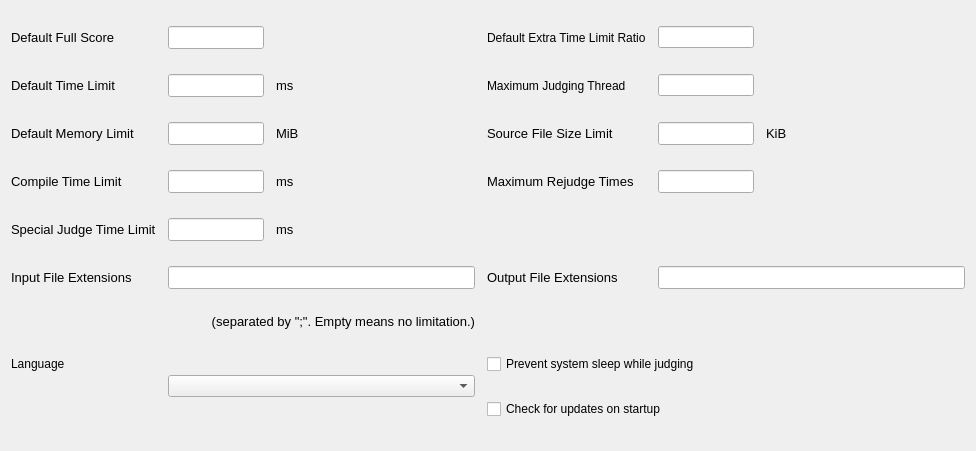
<?xml version="1.0" encoding="UTF-8"?>
<ui version="4.0">
 <class>GeneralSettings</class>
 <widget class="QWidget" name="GeneralSettings">
  <property name="geometry">
   <rect>
    <x>0</x>
    <y>0</y>
    <width>976</width>
    <height>451</height>
   </rect>
  </property>
  <property name="sizePolicy">
   <sizepolicy hsizetype="Preferred" vsizetype="Minimum">
    <horstretch>0</horstretch>
    <verstretch>0</verstretch>
   </sizepolicy>
  </property>
  <property name="minimumSize">
   <size>
    <width>325</width>
    <height>325</height>
   </size>
  </property>
  <property name="windowTitle">
   <string>Form</string>
  </property>
  <layout class="QGridLayout" name="gridLayout">
   <property name="horizontalSpacing">
    <number>12</number>
   </property>
   <property name="verticalSpacing">
    <number>10</number>
   </property>
   <item row="10" column="2" colspan="2">
    <widget class="QCheckBox" name="preventSleepWhileJudging">
     <property name="text">
      <string>Prevent system sleep while judging</string>
     </property>
    </widget>
   </item>
   <item row="11" column="2" colspan="2">
    <widget class="QCheckBox" name="checkUpdatesOnStartup">
     <property name="text">
      <string>Check for updates on startup</string>
     </property>
    </widget>
   </item>
   <item row="7" column="0">
    <widget class="QLabel" name="label_10">
     <property name="sizePolicy">
      <sizepolicy hsizetype="Fixed" vsizetype="Fixed">
       <horstretch>0</horstretch>
       <verstretch>0</verstretch>
      </sizepolicy>
     </property>
     <property name="font">
      <font>
       <pointsize>10</pointsize>
       <weight>50</weight>
       <bold>false</bold>
      </font>
     </property>
     <property name="text">
      <string>Input File Extensions</string>
     </property>
    </widget>
   </item>
   <item row="9" column="0" colspan="2">
    <widget class="QLabel" name="label_11">
     <property name="sizePolicy">
      <sizepolicy hsizetype="Preferred" vsizetype="Fixed">
       <horstretch>0</horstretch>
       <verstretch>0</verstretch>
      </sizepolicy>
     </property>
     <property name="font">
      <font>
       <pointsize>10</pointsize>
      </font>
     </property>
     <property name="layoutDirection">
      <enum>Qt::LeftToRight</enum>
     </property>
     <property name="text">
      <string>(separated by &quot;;&quot;. Empty means no limitation.)</string>
     </property>
     <property name="alignment">
      <set>Qt::AlignRight|Qt::AlignTrailing|Qt::AlignVCenter</set>
     </property>
    </widget>
   </item>
   <item row="1" column="2">
    <widget class="QLabel" name="label_16">
     <property name="text">
      <string>Maximum Judging Thread</string>
     </property>
    </widget>
   </item>
   <item row="10" column="1" rowspan="2">
    <widget class="QComboBox" name="languageComboBox"/>
   </item>
   <item row="1" column="1">
    <layout class="QHBoxLayout" name="horizontalLayout_3">
     <property name="spacing">
      <number>12</number>
     </property>
     <item>
      <widget class="QLineEdit" name="defaultTimeLimit">
       <property name="sizePolicy">
        <sizepolicy hsizetype="Fixed" vsizetype="Fixed">
         <horstretch>0</horstretch>
         <verstretch>0</verstretch>
        </sizepolicy>
       </property>
       <property name="minimumSize">
        <size>
         <width>96</width>
         <height>0</height>
        </size>
       </property>
       <property name="maximumSize">
        <size>
         <width>96</width>
         <height>16777215</height>
        </size>
       </property>
       <property name="font">
        <font>
         <pointsize>10</pointsize>
        </font>
       </property>
      </widget>
     </item>
     <item>
      <widget class="QLabel" name="label_6">
       <property name="sizePolicy">
        <sizepolicy hsizetype="Fixed" vsizetype="Preferred">
         <horstretch>0</horstretch>
         <verstretch>0</verstretch>
        </sizepolicy>
       </property>
       <property name="font">
        <font>
         <pointsize>10</pointsize>
        </font>
       </property>
       <property name="text">
        <string>ms</string>
       </property>
      </widget>
     </item>
     <item>
      <spacer name="horizontalSpacer_3">
       <property name="orientation">
        <enum>Qt::Horizontal</enum>
       </property>
       <property name="sizeHint" stdset="0">
        <size>
         <width>40</width>
         <height>20</height>
        </size>
       </property>
      </spacer>
     </item>
    </layout>
   </item>
   <item row="7" column="1">
    <layout class="QHBoxLayout" name="horizontalLayout_7">
     <item>
      <widget class="QLineEdit" name="inputFileExtensions">
       <property name="font">
        <font>
         <pointsize>10</pointsize>
        </font>
       </property>
      </widget>
     </item>
    </layout>
   </item>
   <item row="0" column="0">
    <widget class="QLabel" name="label">
     <property name="sizePolicy">
      <sizepolicy hsizetype="Fixed" vsizetype="Fixed">
       <horstretch>0</horstretch>
       <verstretch>0</verstretch>
      </sizepolicy>
     </property>
     <property name="font">
      <font>
       <pointsize>10</pointsize>
       <weight>50</weight>
       <bold>false</bold>
      </font>
     </property>
     <property name="text">
      <string>Default Full Score</string>
     </property>
    </widget>
   </item>
   <item row="1" column="0">
    <widget class="QLabel" name="label_2">
     <property name="sizePolicy">
      <sizepolicy hsizetype="Fixed" vsizetype="Fixed">
       <horstretch>0</horstretch>
       <verstretch>0</verstretch>
      </sizepolicy>
     </property>
     <property name="font">
      <font>
       <pointsize>10</pointsize>
       <weight>50</weight>
       <bold>false</bold>
      </font>
     </property>
     <property name="text">
      <string>Default Time Limit</string>
     </property>
    </widget>
   </item>
   <item row="0" column="3">
    <layout class="QHBoxLayout" name="horizontalLayout_10">
     <item>
      <widget class="QLineEdit" name="defaultExtraTimeRatio">
       <property name="sizePolicy">
        <sizepolicy hsizetype="Fixed" vsizetype="Fixed">
         <horstretch>0</horstretch>
         <verstretch>0</verstretch>
        </sizepolicy>
       </property>
       <property name="minimumSize">
        <size>
         <width>96</width>
         <height>0</height>
        </size>
       </property>
       <property name="maximumSize">
        <size>
         <width>96</width>
         <height>16777215</height>
        </size>
       </property>
      </widget>
     </item>
     <item>
      <spacer name="horizontalSpacer">
       <property name="orientation">
        <enum>Qt::Horizontal</enum>
       </property>
       <property name="sizeHint" stdset="0">
        <size>
         <width>40</width>
         <height>20</height>
        </size>
       </property>
      </spacer>
     </item>
    </layout>
   </item>
   <item row="0" column="1">
    <layout class="QHBoxLayout" name="horizontalLayout_2">
     <item>
      <widget class="QLineEdit" name="defaultFullScore">
       <property name="sizePolicy">
        <sizepolicy hsizetype="Fixed" vsizetype="Fixed">
         <horstretch>0</horstretch>
         <verstretch>0</verstretch>
        </sizepolicy>
       </property>
       <property name="minimumSize">
        <size>
         <width>96</width>
         <height>0</height>
        </size>
       </property>
       <property name="maximumSize">
        <size>
         <width>96</width>
         <height>16777215</height>
        </size>
       </property>
       <property name="font">
        <font>
         <pointsize>10</pointsize>
        </font>
       </property>
       <property name="maxLength">
        <number>9</number>
       </property>
      </widget>
     </item>
     <item>
      <spacer name="horizontalSpacer_2">
       <property name="orientation">
        <enum>Qt::Horizontal</enum>
       </property>
       <property name="sizeHint" stdset="0">
        <size>
         <width>40</width>
         <height>20</height>
        </size>
       </property>
      </spacer>
     </item>
    </layout>
   </item>
   <item row="4" column="0">
    <widget class="QLabel" name="label_17">
     <property name="sizePolicy">
      <sizepolicy hsizetype="Fixed" vsizetype="Fixed">
       <horstretch>0</horstretch>
       <verstretch>0</verstretch>
      </sizepolicy>
     </property>
     <property name="font">
      <font>
       <pointsize>10</pointsize>
       <weight>50</weight>
       <bold>false</bold>
      </font>
     </property>
     <property name="text">
      <string>Special Judge Time Limit</string>
     </property>
    </widget>
   </item>
   <item row="2" column="1">
    <layout class="QHBoxLayout" name="horizontalLayout_4">
     <property name="spacing">
      <number>12</number>
     </property>
     <item>
      <widget class="QLineEdit" name="defaultMemoryLimit">
       <property name="sizePolicy">
        <sizepolicy hsizetype="Fixed" vsizetype="Fixed">
         <horstretch>0</horstretch>
         <verstretch>0</verstretch>
        </sizepolicy>
       </property>
       <property name="minimumSize">
        <size>
         <width>96</width>
         <height>0</height>
        </size>
       </property>
       <property name="maximumSize">
        <size>
         <width>96</width>
         <height>16777215</height>
        </size>
       </property>
       <property name="font">
        <font>
         <pointsize>10</pointsize>
        </font>
       </property>
      </widget>
     </item>
     <item>
      <widget class="QLabel" name="label_7">
       <property name="sizePolicy">
        <sizepolicy hsizetype="Fixed" vsizetype="Preferred">
         <horstretch>0</horstretch>
         <verstretch>0</verstretch>
        </sizepolicy>
       </property>
       <property name="font">
        <font>
         <pointsize>10</pointsize>
        </font>
       </property>
       <property name="text">
        <string>MiB</string>
       </property>
      </widget>
     </item>
     <item>
      <spacer name="horizontalSpacer_4">
       <property name="orientation">
        <enum>Qt::Horizontal</enum>
       </property>
       <property name="sizeHint" stdset="0">
        <size>
         <width>40</width>
         <height>20</height>
        </size>
       </property>
      </spacer>
     </item>
    </layout>
   </item>
   <item row="10" column="0">
    <widget class="QLabel" name="label_14">
     <property name="text">
      <string>Language</string>
     </property>
    </widget>
   </item>
   <item row="3" column="0">
    <widget class="QLabel" name="label_4">
     <property name="sizePolicy">
      <sizepolicy hsizetype="Fixed" vsizetype="Fixed">
       <horstretch>0</horstretch>
       <verstretch>0</verstretch>
      </sizepolicy>
     </property>
     <property name="font">
      <font>
       <pointsize>10</pointsize>
       <weight>50</weight>
       <bold>false</bold>
      </font>
     </property>
     <property name="text">
      <string>Compile Time Limit</string>
     </property>
    </widget>
   </item>
   <item row="0" column="2">
    <widget class="QLabel" name="label_15">
     <property name="text">
      <string>Default Extra Time Limit Ratio</string>
     </property>
    </widget>
   </item>
   <item row="2" column="0">
    <widget class="QLabel" name="label_3">
     <property name="sizePolicy">
      <sizepolicy hsizetype="Fixed" vsizetype="Fixed">
       <horstretch>0</horstretch>
       <verstretch>0</verstretch>
      </sizepolicy>
     </property>
     <property name="font">
      <font>
       <pointsize>10</pointsize>
       <weight>50</weight>
       <bold>false</bold>
      </font>
     </property>
     <property name="text">
      <string>Default Memory Limit</string>
     </property>
    </widget>
   </item>
   <item row="3" column="1">
    <layout class="QHBoxLayout" name="horizontalLayout_5">
     <property name="spacing">
      <number>12</number>
     </property>
     <item>
      <widget class="QLineEdit" name="compileTimeLimit">
       <property name="sizePolicy">
        <sizepolicy hsizetype="Fixed" vsizetype="Fixed">
         <horstretch>0</horstretch>
         <verstretch>0</verstretch>
        </sizepolicy>
       </property>
       <property name="minimumSize">
        <size>
         <width>96</width>
         <height>0</height>
        </size>
       </property>
       <property name="maximumSize">
        <size>
         <width>96</width>
         <height>16777215</height>
        </size>
       </property>
       <property name="font">
        <font>
         <pointsize>10</pointsize>
        </font>
       </property>
      </widget>
     </item>
     <item>
      <widget class="QLabel" name="label_8">
       <property name="sizePolicy">
        <sizepolicy hsizetype="Fixed" vsizetype="Preferred">
         <horstretch>0</horstretch>
         <verstretch>0</verstretch>
        </sizepolicy>
       </property>
       <property name="font">
        <font>
         <pointsize>10</pointsize>
        </font>
       </property>
       <property name="text">
        <string>ms</string>
       </property>
      </widget>
     </item>
     <item>
      <spacer name="horizontalSpacer_5">
       <property name="orientation">
        <enum>Qt::Horizontal</enum>
       </property>
       <property name="sizeHint" stdset="0">
        <size>
         <width>40</width>
         <height>20</height>
        </size>
       </property>
      </spacer>
     </item>
    </layout>
   </item>
   <item row="1" column="3">
    <layout class="QHBoxLayout" name="horizontalLayout_11">
     <item>
      <widget class="QLineEdit" name="maxJudgingThreads">
       <property name="sizePolicy">
        <sizepolicy hsizetype="Fixed" vsizetype="Fixed">
         <horstretch>0</horstretch>
         <verstretch>0</verstretch>
        </sizepolicy>
       </property>
       <property name="minimumSize">
        <size>
         <width>96</width>
         <height>0</height>
        </size>
       </property>
       <property name="maximumSize">
        <size>
         <width>96</width>
         <height>16777215</height>
        </size>
       </property>
       <property name="frame">
        <bool>true</bool>
       </property>
      </widget>
     </item>
     <item>
      <spacer name="horizontalSpacer_8">
       <property name="orientation">
        <enum>Qt::Horizontal</enum>
       </property>
       <property name="sizeHint" stdset="0">
        <size>
         <width>40</width>
         <height>20</height>
        </size>
       </property>
      </spacer>
     </item>
    </layout>
   </item>
   <item row="4" column="1">
    <layout class="QHBoxLayout" name="horizontalLayout_9">
     <property name="spacing">
      <number>12</number>
     </property>
     <item>
      <widget class="QLineEdit" name="specialJudgeTimeLimit">
       <property name="sizePolicy">
        <sizepolicy hsizetype="Fixed" vsizetype="Fixed">
         <horstretch>0</horstretch>
         <verstretch>0</verstretch>
        </sizepolicy>
       </property>
       <property name="minimumSize">
        <size>
         <width>96</width>
         <height>0</height>
        </size>
       </property>
       <property name="maximumSize">
        <size>
         <width>96</width>
         <height>16777215</height>
        </size>
       </property>
       <property name="font">
        <font>
         <pointsize>10</pointsize>
        </font>
       </property>
      </widget>
     </item>
     <item>
      <widget class="QLabel" name="label_18">
       <property name="sizePolicy">
        <sizepolicy hsizetype="Fixed" vsizetype="Preferred">
         <horstretch>0</horstretch>
         <verstretch>0</verstretch>
        </sizepolicy>
       </property>
       <property name="font">
        <font>
         <pointsize>10</pointsize>
        </font>
       </property>
       <property name="text">
        <string>ms</string>
       </property>
      </widget>
     </item>
     <item>
      <spacer name="horizontalSpacer_7">
       <property name="orientation">
        <enum>Qt::Horizontal</enum>
       </property>
       <property name="sizeHint" stdset="0">
        <size>
         <width>40</width>
         <height>20</height>
        </size>
       </property>
      </spacer>
     </item>
    </layout>
   </item>
   <item row="2" column="2">
    <widget class="QLabel" name="label_5">
     <property name="sizePolicy">
      <sizepolicy hsizetype="Fixed" vsizetype="Fixed">
       <horstretch>0</horstretch>
       <verstretch>0</verstretch>
      </sizepolicy>
     </property>
     <property name="font">
      <font>
       <pointsize>10</pointsize>
       <weight>50</weight>
       <bold>false</bold>
      </font>
     </property>
     <property name="text">
      <string>Source File Size Limit</string>
     </property>
    </widget>
   </item>
   <item row="2" column="3">
    <layout class="QHBoxLayout" name="horizontalLayout_6">
     <property name="spacing">
      <number>12</number>
     </property>
     <item>
      <widget class="QLineEdit" name="fileSizeLimit">
       <property name="sizePolicy">
        <sizepolicy hsizetype="Fixed" vsizetype="Fixed">
         <horstretch>0</horstretch>
         <verstretch>0</verstretch>
        </sizepolicy>
       </property>
       <property name="minimumSize">
        <size>
         <width>96</width>
         <height>0</height>
        </size>
       </property>
       <property name="maximumSize">
        <size>
         <width>96</width>
         <height>16777215</height>
        </size>
       </property>
       <property name="font">
        <font>
         <pointsize>10</pointsize>
        </font>
       </property>
      </widget>
     </item>
     <item>
      <widget class="QLabel" name="label_9">
       <property name="sizePolicy">
        <sizepolicy hsizetype="Fixed" vsizetype="Preferred">
         <horstretch>0</horstretch>
         <verstretch>0</verstretch>
        </sizepolicy>
       </property>
       <property name="font">
        <font>
         <pointsize>10</pointsize>
        </font>
       </property>
       <property name="text">
        <string>KiB</string>
       </property>
      </widget>
     </item>
     <item>
      <spacer name="horizontalSpacer_6">
       <property name="orientation">
        <enum>Qt::Horizontal</enum>
       </property>
       <property name="sizeHint" stdset="0">
        <size>
         <width>40</width>
         <height>20</height>
        </size>
       </property>
      </spacer>
     </item>
    </layout>
   </item>
   <item row="7" column="2">
    <widget class="QLabel" name="label_12">
     <property name="sizePolicy">
      <sizepolicy hsizetype="Fixed" vsizetype="Fixed">
       <horstretch>0</horstretch>
       <verstretch>0</verstretch>
      </sizepolicy>
     </property>
     <property name="font">
      <font>
       <pointsize>10</pointsize>
       <weight>50</weight>
       <bold>false</bold>
      </font>
     </property>
     <property name="text">
      <string>Output File Extensions</string>
     </property>
    </widget>
   </item>
   <item row="7" column="3">
    <layout class="QHBoxLayout" name="horizontalLayout">
     <item>
      <widget class="QLineEdit" name="outputFileExtensions">
       <property name="font">
        <font>
         <pointsize>10</pointsize>
        </font>
       </property>
      </widget>
     </item>
    </layout>
   </item>
   <item row="3" column="2">
    <widget class="QLabel" name="label_13">
     <property name="sizePolicy">
      <sizepolicy hsizetype="Fixed" vsizetype="Fixed">
       <horstretch>0</horstretch>
       <verstretch>0</verstretch>
      </sizepolicy>
     </property>
     <property name="font">
      <font>
       <pointsize>10</pointsize>
       <weight>50</weight>
       <bold>false</bold>
      </font>
     </property>
     <property name="text">
      <string>Maximum Rejudge Times</string>
     </property>
    </widget>
   </item>
   <item row="3" column="3">
    <layout class="QHBoxLayout" name="horizontalLayout_8">
     <item>
      <widget class="QLineEdit" name="rejudgeTimes">
       <property name="minimumSize">
        <size>
         <width>96</width>
         <height>0</height>
        </size>
       </property>
       <property name="maximumSize">
        <size>
         <width>96</width>
         <height>16777215</height>
        </size>
       </property>
       <property name="font">
        <font>
         <pointsize>10</pointsize>
        </font>
       </property>
      </widget>
     </item>
     <item>
      <spacer name="horizontalSpacer_10">
       <property name="orientation">
        <enum>Qt::Horizontal</enum>
       </property>
       <property name="sizeHint" stdset="0">
        <size>
         <width>40</width>
         <height>20</height>
        </size>
       </property>
      </spacer>
     </item>
    </layout>
   </item>
  </layout>
 </widget>
 <tabstops>
  <tabstop>defaultFullScore</tabstop>
  <tabstop>defaultTimeLimit</tabstop>
  <tabstop>defaultMemoryLimit</tabstop>
  <tabstop>compileTimeLimit</tabstop>
  <tabstop>specialJudgeTimeLimit</tabstop>
  <tabstop>fileSizeLimit</tabstop>
  <tabstop>rejudgeTimes</tabstop>
  <tabstop>inputFileExtensions</tabstop>
  <tabstop>outputFileExtensions</tabstop>
  <tabstop>languageComboBox</tabstop>
  <tabstop>preventSleepWhileJudging</tabstop>
  <tabstop>checkUpdatesOnStartup</tabstop>
 </tabstops>
 <resources/>
 <connections/>
</ui>
